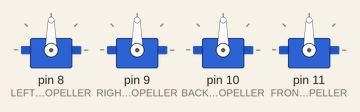
A program run on a simulated Arduino Nano, built with avr-gcc and run on an emulated ATmega328P. Parts: 4 × servo.

Above: at 0.1 s.
At 8.6 s:
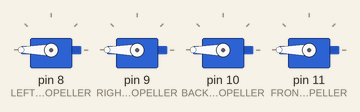
Timing chart, 0 to 10.1 s (numbered marks = the images above):
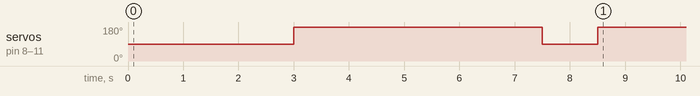

Measured:
- by itself, servo on pin 8 (LEFT_PROPELLER), servo on pin 9 (RIGHT_PROPELLER), servo on pin 10 (BACK_PROPELLER), servo on pin 11 (FRONT_PROPELLER): 90° → 180° at 3.0 s, → 90° 4.5 s later, → 180° 1.0 s later

The program:

main.cpp
```cpp
#include <Arduino.h>
#include <Servo.h>

// put function and variables declarations here:

////////////////////// Propellers //////////////////////

//Objects : Respectively Left, Right, Back, Front
Servo left_propeller;
Servo right_propeller;
Servo back_propeller;
Servo front_propeller;

//Pins
#define LEFT_PROPELLER 8
#define RIGHT_PROPELLER 9
#define BACK_PROPELLER 10
#define FRONT_PROPELLER 11

//PWM Values (Microseconds)
#define MIN_PULSE_WIDTH 1000 // For max speed reverse
#define MAX_PULSE_WIDTH 2000 // Max max speed forward
#define MEDIUM_PULSE_WIDTH 1500 // Neutral : 0 speed

//ESC initiations delay (See ESC doc)
#define INIT_DELAY1 3000
#define INIT_DELAY2 4500
#define INIT_DELAY3 1000 // Delay to allow the ESC to recognize the stopped signal.

//Init Func
void initPropellers(void);


///////////////////////// IMU  //////////////////////////


void setup() {

  // put your setup code here, to run once:

  /////// Propellers Initiation ////////
  initPropellers();

}

void loop() {
  // put your main code here, to run repeatedly:
  left_propeller.writeMicroseconds(2000);
  right_propeller.writeMicroseconds(2000);
  back_propeller.writeMicroseconds(2000);
  front_propeller.writeMicroseconds(2000);
}

// put function definitions here:

void initPropellers(){
  left_propeller.attach(LEFT_PROPELLER, MIN_PULSE_WIDTH, MAX_PULSE_WIDTH);
  right_propeller.attach(RIGHT_PROPELLER, MIN_PULSE_WIDTH, MAX_PULSE_WIDTH);
  back_propeller.attach(BACK_PROPELLER, MIN_PULSE_WIDTH, MAX_PULSE_WIDTH);
  front_propeller.attach(FRONT_PROPELLER, MIN_PULSE_WIDTH, MAX_PULSE_WIDTH);

  left_propeller.writeMicroseconds(MEDIUM_PULSE_WIDTH);
  right_propeller.writeMicroseconds(MEDIUM_PULSE_WIDTH);
  back_propeller.writeMicroseconds(MEDIUM_PULSE_WIDTH);
  front_propeller.writeMicroseconds(MEDIUM_PULSE_WIDTH);

  delay(INIT_DELAY1);

  left_propeller.writeMicroseconds(MAX_PULSE_WIDTH);
  right_propeller.writeMicroseconds(MAX_PULSE_WIDTH);
  back_propeller.writeMicroseconds(MAX_PULSE_WIDTH);
  front_propeller.writeMicroseconds(MAX_PULSE_WIDTH);

  delay(INIT_DELAY2);

  left_propeller.writeMicroseconds(MEDIUM_PULSE_WIDTH);
  right_propeller.writeMicroseconds(MEDIUM_PULSE_WIDTH);
  back_propeller.writeMicroseconds(MEDIUM_PULSE_WIDTH);
  front_propeller.writeMicroseconds(MEDIUM_PULSE_WIDTH);

  delay(INIT_DELAY3); // delay to allow the ESC to recognize the stopped signal.
}
```
